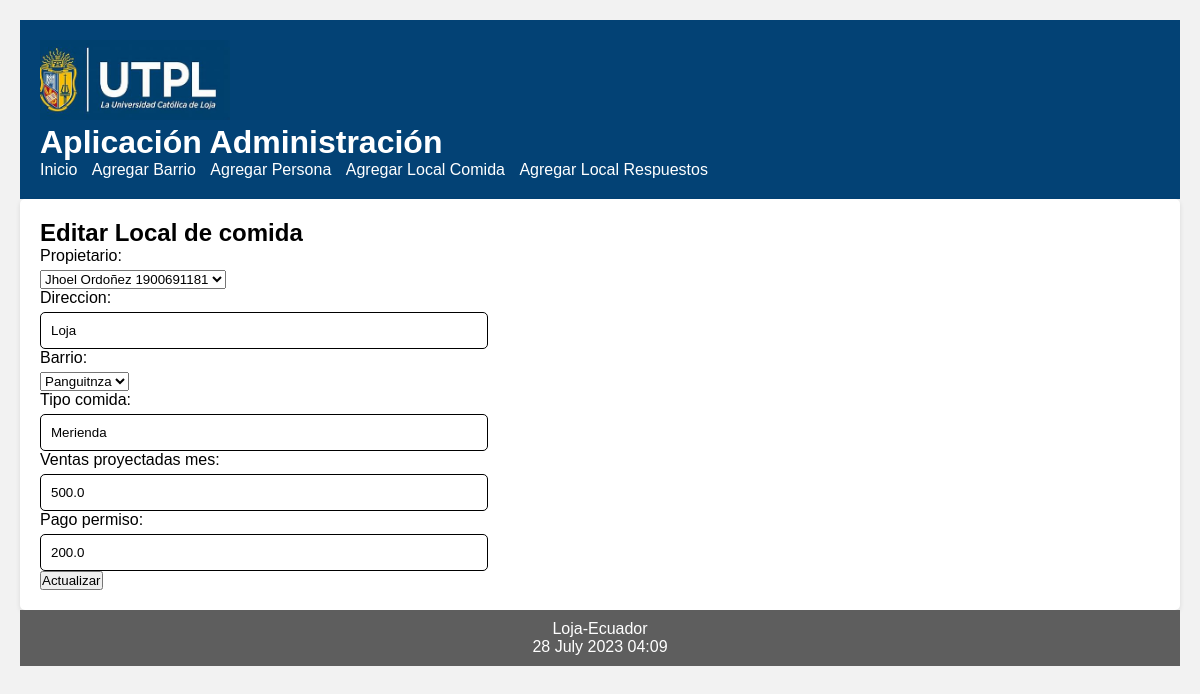
Page /editar/Local/Comida/2 on the committed database.
### locales/models.py (models this page shows, shortened)
class LocalComida(models.Model):
    propietario = models.ForeignKey(Persona, on_delete=models.CASCADE, related_name='propietario_Comida')
    direccion = models.CharField(max_length=30)
    barrio = models.ForeignKey(Barrio, on_delete=models.CASCADE, related_name='barrio_Comida')
    tipo_comida = models.CharField(max_length=30)
    ventas_proyectadas_mes = models.FloatField()
    pago_permiso = models.FloatField()

### locales/views.py (the view)
# urls.py: path('editar/Local/Comida/<int:id>', views.editar_LocalComida, name = 'editar_LocalComida'),
def editar_LocalComida(request, id):
    localComida = LocalComida.objects.get(pk=id)
    if request.method=='POST':
        formulario = LocalComidaForm(request.POST, instance=localComida)
        print(formulario.errors)
        if formulario.is_valid():
            formulario.save()
            return redirect(index)
    else:
        formulario = LocalComidaForm(instance=localComida)
    diccionario = {'formulario': formulario}
    return render(request, 'editarLocalComida.html', diccionario)

### locales/form.py
class LocalComidaForm(forms.ModelForm):
    class Meta:
        model = LocalComida
        fields = ['propietario', 'direccion', 'barrio', 'tipo_comida', 'ventas_proyectadas_mes', 'pago_permiso']

### locales/models.py (called while the page is built)
    def __str__(self):
            return "%s" % (self.nombre)

    def __str__(self):
            return "%s %s %d" % (self.nombre,
                    self.apellido, self.cedula)

### locales/templates/editarLocalComida.html (shortened to what this page needs)
{% extends "master.html" %}
{% block content %}
<h2>Editar Local de comida</h3>
<form action="" method="post">
  {{formulario.as_p}}
  <p><input type='submit' value='Actualizar'/></p>
</form>
{% endblock %}

### locales/static/css/estilos.css (style rules this page uses)
* { margin: 0; padding: 0; box-sizing: border-box; }
body { font-family: 'Arial', sans-serif; background-color: #F2F2F2; padding: 20px; }
input[type="text"], input[type="number"], input[type="email"] { width: 40%; padding: 10px; border-radius: 5px; border: 1px solid #000000; }
label { display: block; margin-bottom: 5px; }

### rows in the picture
LocalComida: propietario "Jhoel Ordoñez 1900691181", direccion "Loja", barrio "Panguitnza", tipo_comida "Merienda", ventas_proyectadas_mes "500.0", pago_permiso "200.0"
